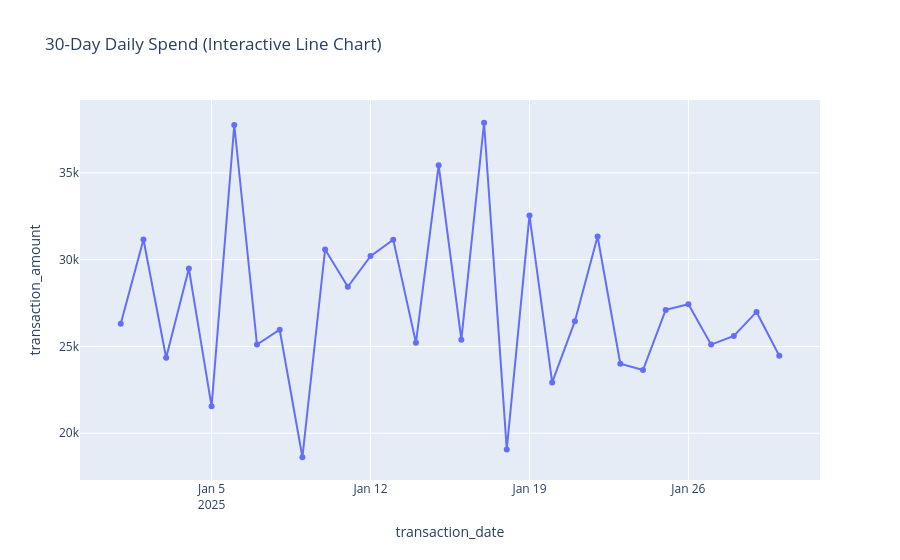

Notebook code for this chart:
### Markdown cell above
### 🔹 🔹 Interactive Time Series: `px.line()`
Demonstrates how to use `🔹 Interactive Time Series: `px.line()`` in Python. Pandas simplifies tabular workflows, offering expressive one-line operations for filtering, aggregating, joining, and cleaning datasets. **Tip:** Ensure your column is converted to datetime with `pd.to_datetime()` before calling `.dt` properties like `.dt.year` or `.dt.day_name()`.

**Syntax:** `# 1. Prepare daily aggregated spend`

### Code cell
# 1. Prepare daily aggregated spend
daily_trend = df.set_index('transaction_date').resample('D')['transaction_amount'].sum().reset_index().head(30)

# 2. Build interactive line chart
fig = px.line(daily_trend, x='transaction_date', y='transaction_amount', title='30-Day Daily Spend (Interactive Line Chart)', markers=True)
fig.show()

### Figure 1 — Plotly figure (JSON) as saved in the notebook; plotly's stock layout.template omitted (floating-point values rounded to 4 significant figures)
{"data": [{"hovertemplate": "transaction_date=%{x}<br>transaction_amount=%{y}<extra></extra>", "legendgroup": "", "line": {"color": "#636efa", "dash": "solid"}, "marker": {"symbol": "circle"}, "mode": "lines+markers", "name": "", "orientation": "v", "showlegend": false, "type": "scatter", "x": ["2025-01-01T00:00:00", "2025-01-02T00:00:00", "2025-01-03T00:00:00", "2025-01-04T00:00:00", "2025-01-05T00:00:00", "2025-01-06T00:00:00", "2025-01-07T00:00:00", "2025-01-08T00:00:00", "2025-01-09T00:00:00", "2025-01-10T00:00:00", "2025-01-11T00:00:00", "2025-01-12T00:00:00", "2025-01-13T00:00:00", "2025-01-14T00:00:00", "2025-01-15T00:00:00", "2025-01-16T00:00:00", "2025-01-17T00:00:00", "2025-01-18T00:00:00", "2025-01-19T00:00:00", "2025-01-20T00:00:00", "2025-01-21T00:00:00", "2025-01-22T00:00:00", "2025-01-23T00:00:00", "2025-01-24T00:00:00", "2025-01-25T00:00:00", "2025-01-26T00:00:00", "2025-01-27T00:00:00", "2025-01-28T00:00:00", "2025-01-29T00:00:00", "2025-01-30T00:00:00"], "xaxis": "x", "y": [26310.0, 31160.0, 24350.0, 29490.0, 21550.0, 37760.0, 25110.0, 25960.0, 18620.0, 30590.0, 28440.0, 30200.0, 31150.0, 25210.0, 35440.0, 25390.0, 37890.0, 19070.0, 32550.0, 22930.0, 26460.0, 31330.0, 24000.0, 23640.0, 27110.0, 27440.0, 25100.0, 25610.0, 26990.0, 24460.0], "yaxis": "y"}], "layout": {"legend": {"tracegroupgap": 0}, "title": {"text": "30-Day Daily Spend (Interactive Line Chart)"}, "xaxis": {"anchor": "y", "domain": [0.0, 1.0], "title": {"text": "transaction_date"}}, "yaxis": {"anchor": "x", "domain": [0.0, 1.0], "title": {"text": "transaction_amount"}}}}
